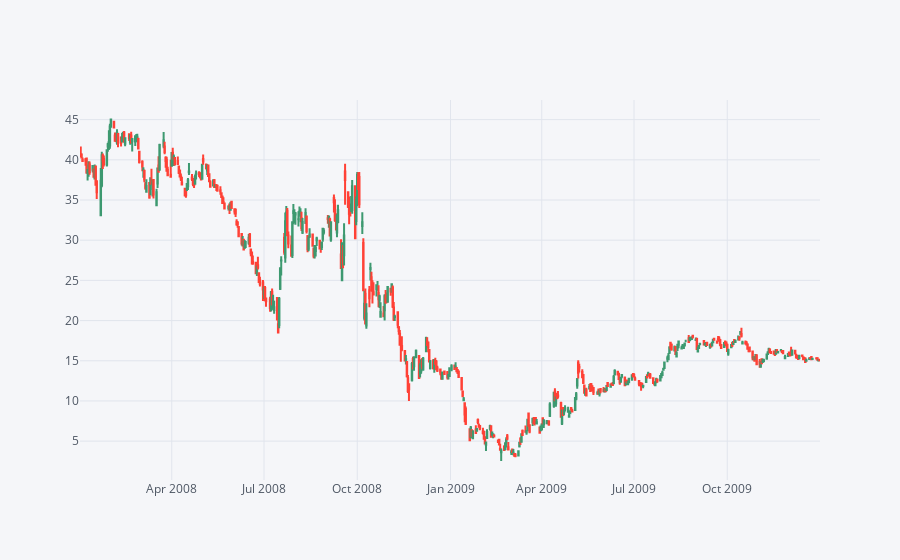

Source (notebook cell):
### Markdown cell above
**Use .iplot(kind='candle) to create a candle plot of Bank of America's stock from Jan 1st 2008 to Jan 1st 2010.**

### Code cell
BAC.loc[pd.IndexSlice['2008-01-01':'2010-01-01'],['Open','High','Low','Close']].iplot(kind='candle')

### Figure 1 — Plotly figure (JSON) as saved in the notebook; plotly's stock layout.template omitted (floating-point values rounded to 4 significant figures; data arrays with more than 128 entries replaced by an {"elided": "..."} marker saying what was removed)
{"data": [{"close": {"elided": "505 float values"}, "high": {"elided": "505 float values"}, "low": {"elided": "505 float values"}, "open": {"elided": "505 float values"}, "showlegend": false, "type": "candlestick", "x": {"elided": "505 str values"}, "yaxis": "y2"}], "layout": {"legend": {"bgcolor": "#F5F6F9", "font": {"color": "#4D5663"}}, "paper_bgcolor": "#F5F6F9", "plot_bgcolor": "#F5F6F9", "title": {"font": {"color": "#4D5663"}}, "xaxis": {"gridcolor": "#E1E5ED", "rangeslider": {"visible": false}, "showgrid": true, "tickfont": {"color": "#4D5663"}, "title": {"font": {"color": "#4D5663"}, "text": ""}, "zerolinecolor": "#E1E5ED"}, "yaxis": {"gridcolor": "#E1E5ED", "showgrid": true, "showticklabels": false, "tickfont": {"color": "#4D5663"}, "title": {"font": {"color": "#4D5663"}, "text": ""}, "zerolinecolor": "#E1E5ED"}, "yaxis2": {"gridcolor": "#E1E5ED", "showgrid": true, "tickfont": {"color": "#4D5663"}, "title": {"font": {"color": "#4D5663"}, "text": ""}, "zerolinecolor": "#E1E5ED"}}}
